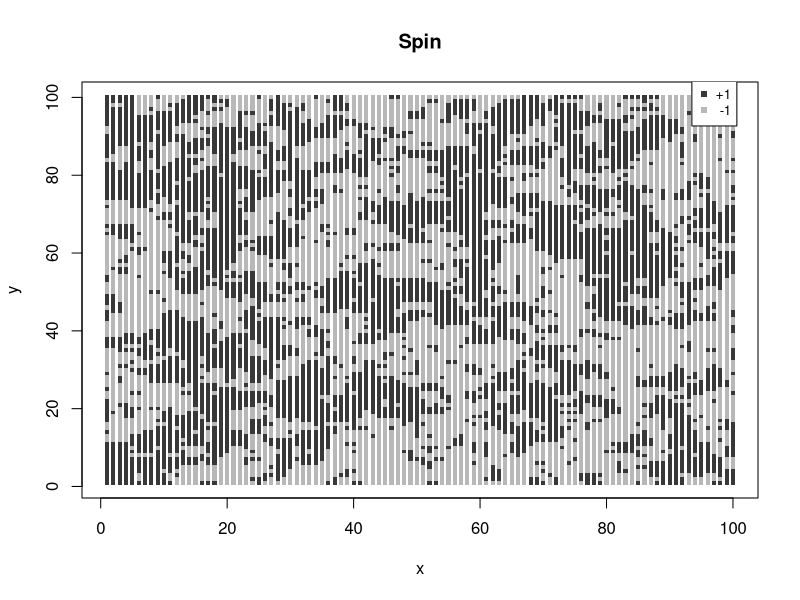
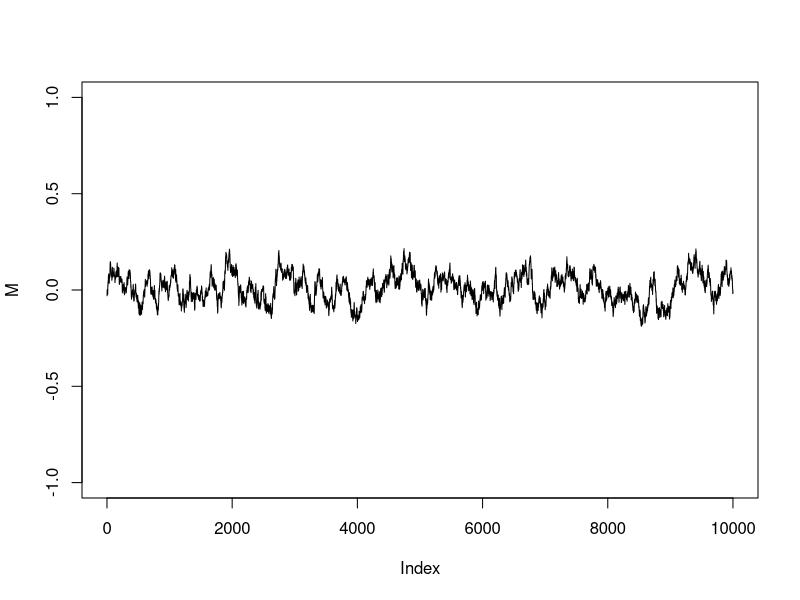

Reproduce these figures in R, in order.
spins <- as.matrix(read.table("spins.txt"))

spinup <- which(spins == 1, arr.ind=TRUE)
spindown <- which(spins == -1, arr.ind=TRUE)

plot(spinup[,1],spinup[,2],
     xlab="x",ylab="y",main="Spin",
     pch=15,col=colors()[175],cex=.55)
points(spindown[,1],spindown[,2],
       pch=15,col=colors()[225],cex=.55)
legend(93.5,105,legend=c('+1',' -1'),
       col=c(colors()[175],colors()[225]), pch=15, cex=.8)


M <- as.matrix(read.table("magnet.txt"))
plot(M,type='l',ylim=c(-1,1))
